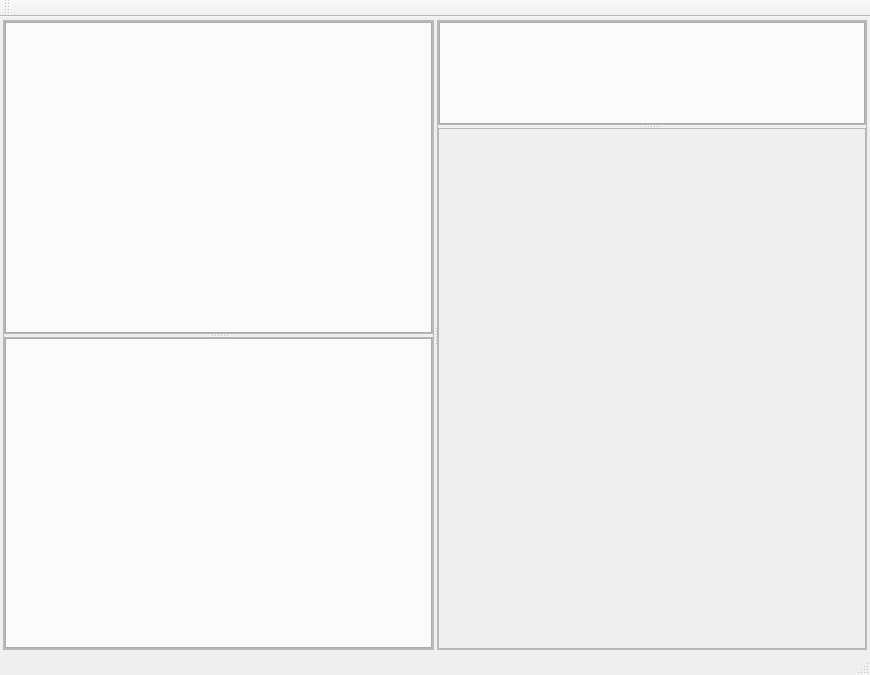
<?xml version="1.0" encoding="UTF-8"?>
<ui version="4.0">
 <class>CVehicleDispatherStationClass</class>
 <widget class="QMainWindow" name="CVehicleDispatherStationClass">
  <property name="geometry">
   <rect>
    <x>0</x>
    <y>0</y>
    <width>870</width>
    <height>675</height>
   </rect>
  </property>
  <property name="windowTitle">
   <string>CVehicleDispatherStation</string>
  </property>
  <widget class="QWidget" name="centralWidget">
   <property name="styleSheet">
    <string notr="true"/>
   </property>
   <layout class="QHBoxLayout" name="horizontalLayout" stretch="0">
    <property name="spacing">
     <number>3</number>
    </property>
    <property name="leftMargin">
     <number>3</number>
    </property>
    <property name="topMargin">
     <number>3</number>
    </property>
    <property name="rightMargin">
     <number>3</number>
    </property>
    <property name="bottomMargin">
     <number>3</number>
    </property>
    <item>
     <widget class="QSplitter" name="splitter_RL">
      <property name="orientation">
       <enum>Qt::Horizontal</enum>
      </property>
      <property name="opaqueResize">
       <bool>true</bool>
      </property>
      <property name="handleWidth">
       <number>3</number>
      </property>
      <widget class="QFrame" name="frame_L">
       <property name="sizePolicy">
        <sizepolicy hsizetype="Preferred" vsizetype="Preferred">
         <horstretch>0</horstretch>
         <verstretch>0</verstretch>
        </sizepolicy>
       </property>
       <property name="frameShape">
        <enum>QFrame::StyledPanel</enum>
       </property>
       <property name="frameShadow">
        <enum>QFrame::Raised</enum>
       </property>
       <layout class="QVBoxLayout" name="verticalLayout_2" stretch="2">
        <property name="spacing">
         <number>3</number>
        </property>
        <property name="leftMargin">
         <number>0</number>
        </property>
        <property name="topMargin">
         <number>0</number>
        </property>
        <property name="rightMargin">
         <number>0</number>
        </property>
        <property name="bottomMargin">
         <number>0</number>
        </property>
        <item>
         <widget class="QSplitter" name="splitter_UD">
          <property name="orientation">
           <enum>Qt::Vertical</enum>
          </property>
          <property name="handleWidth">
           <number>3</number>
          </property>
          <widget class="QFrame" name="Client_1">
           <property name="frameShape">
            <enum>QFrame::StyledPanel</enum>
           </property>
           <property name="frameShadow">
            <enum>QFrame::Raised</enum>
           </property>
           <layout class="QVBoxLayout" name="verticalLayout_3">
            <property name="spacing">
             <number>0</number>
            </property>
            <property name="leftMargin">
             <number>0</number>
            </property>
            <property name="topMargin">
             <number>0</number>
            </property>
            <property name="rightMargin">
             <number>0</number>
            </property>
            <property name="bottomMargin">
             <number>0</number>
            </property>
            <item>
             <widget class="QTabWidget" name="tabWidget_1">
              <property name="tabPosition">
               <enum>QTabWidget::South</enum>
              </property>
              <property name="currentIndex">
               <number>-1</number>
              </property>
              <property name="elideMode">
               <enum>Qt::ElideNone</enum>
              </property>
             </widget>
            </item>
           </layout>
          </widget>
          <widget class="QFrame" name="Client_3">
           <property name="frameShape">
            <enum>QFrame::StyledPanel</enum>
           </property>
           <property name="frameShadow">
            <enum>QFrame::Raised</enum>
           </property>
           <layout class="QVBoxLayout" name="verticalLayout_5">
            <property name="spacing">
             <number>0</number>
            </property>
            <property name="leftMargin">
             <number>0</number>
            </property>
            <property name="topMargin">
             <number>0</number>
            </property>
            <property name="rightMargin">
             <number>0</number>
            </property>
            <property name="bottomMargin">
             <number>0</number>
            </property>
            <item>
             <widget class="QTabWidget" name="tabWidget_3">
              <property name="tabPosition">
               <enum>QTabWidget::South</enum>
              </property>
             </widget>
            </item>
           </layout>
          </widget>
         </widget>
        </item>
       </layout>
      </widget>
      <widget class="QFrame" name="frame_R">
       <property name="sizePolicy">
        <sizepolicy hsizetype="Preferred" vsizetype="Preferred">
         <horstretch>0</horstretch>
         <verstretch>0</verstretch>
        </sizepolicy>
       </property>
       <property name="frameShape">
        <enum>QFrame::StyledPanel</enum>
       </property>
       <property name="frameShadow">
        <enum>QFrame::Raised</enum>
       </property>
       <layout class="QVBoxLayout" name="verticalLayout" stretch="1">
        <property name="spacing">
         <number>3</number>
        </property>
        <property name="leftMargin">
         <number>0</number>
        </property>
        <property name="topMargin">
         <number>0</number>
        </property>
        <property name="rightMargin">
         <number>0</number>
        </property>
        <property name="bottomMargin">
         <number>0</number>
        </property>
        <item>
         <widget class="QSplitter" name="splitter">
          <property name="orientation">
           <enum>Qt::Vertical</enum>
          </property>
          <property name="handleWidth">
           <number>3</number>
          </property>
          <widget class="QFrame" name="Client_2">
           <property name="sizePolicy">
            <sizepolicy hsizetype="Preferred" vsizetype="Expanding">
             <horstretch>0</horstretch>
             <verstretch>0</verstretch>
            </sizepolicy>
           </property>
           <property name="frameShape">
            <enum>QFrame::StyledPanel</enum>
           </property>
           <property name="frameShadow">
            <enum>QFrame::Raised</enum>
           </property>
           <layout class="QVBoxLayout" name="verticalLayout_4">
            <property name="spacing">
             <number>0</number>
            </property>
            <property name="leftMargin">
             <number>0</number>
            </property>
            <property name="topMargin">
             <number>0</number>
            </property>
            <property name="rightMargin">
             <number>0</number>
            </property>
            <property name="bottomMargin">
             <number>0</number>
            </property>
            <item>
             <widget class="QTabWidget" name="tabWidget_2">
              <property name="tabPosition">
               <enum>QTabWidget::South</enum>
              </property>
             </widget>
            </item>
           </layout>
          </widget>
          <widget class="CCallWidget" name="Client_4">
           <property name="sizePolicy">
            <sizepolicy hsizetype="Preferred" vsizetype="Expanding">
             <horstretch>0</horstretch>
             <verstretch>0</verstretch>
            </sizepolicy>
           </property>
           <property name="frameShape">
            <enum>QFrame::StyledPanel</enum>
           </property>
           <property name="frameShadow">
            <enum>QFrame::Raised</enum>
           </property>
          </widget>
         </widget>
        </item>
       </layout>
      </widget>
     </widget>
    </item>
   </layout>
  </widget>
  <widget class="QMenuBar" name="menuBar">
   <property name="geometry">
    <rect>
     <x>0</x>
     <y>0</y>
     <width>870</width>
     <height>23</height>
    </rect>
   </property>
  </widget>
  <widget class="QToolBar" name="mainToolBar">
   <attribute name="toolBarArea">
    <enum>TopToolBarArea</enum>
   </attribute>
   <attribute name="toolBarBreak">
    <bool>false</bool>
   </attribute>
  </widget>
  <widget class="QStatusBar" name="statusBar"/>
 </widget>
 <layoutdefault spacing="6" margin="11"/>
 <customwidgets>
  <customwidget>
   <class>CCallWidget</class>
   <extends>QFrame</extends>
   <header>CallWidget.h</header>
   <container>1</container>
  </customwidget>
 </customwidgets>
 <resources>
  <include location="../project/VehicleDispatherStation.qrc"/>
 </resources>
 <connections/>
</ui>
